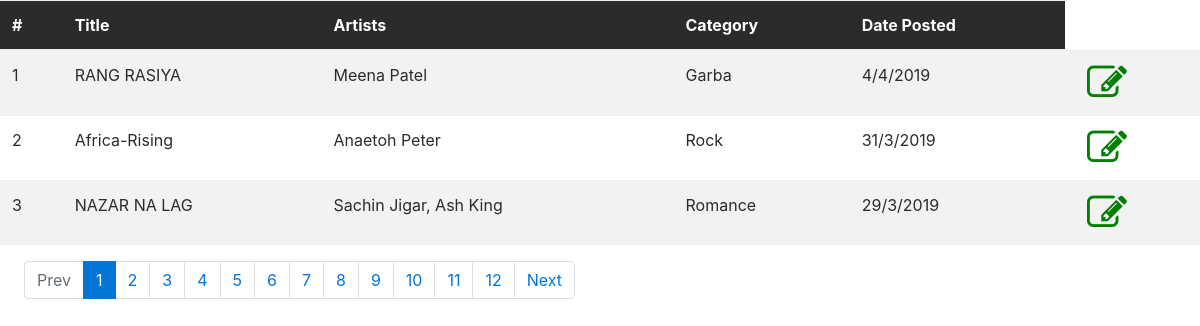
/admin/pagination.php, run on the app's committed database.
### tables this page shows
CREATE TABLE `music` (
  `id` int(11) NOT NULL,
  `name` text NOT NULL,
  `artist` text NOT NULL,
  `category_id` int(11) DEFAULT NULL,
  `album` text,
  `audio_path` text,
  `video_url` text,
  `type` text,
  `image_path` text,
  `lyrics` text,
  `date_added` date DEFAULT NULL
);

CREATE TABLE `categories` (
  `id` int(11) NOT NULL,
  `name` text,
  `image_path` text
);

### admin/pagination.php (the view, shortened to what this page needs)
<?php
$conn=mysqli_connect("localhost","root","","jingle_final");
?>
<!DOCTYPE html>
<html>
<head>
  <link rel="stylesheet" href="css/font-awesome.min.css">
  <link rel="stylesheet" href="css/bootstrap.css">
  <link rel="stylesheet" href="css/style.css">
</head>
</head>
<body>
	<table class="table table-striped" >
	<thead class="thead-inverse">
                  <tr>
                    <th>#</th>
                    <th>Title</th>
                    <th>Artists</th>
                    <th>Category</th>
                    <th>Date Posted</th>
                  </tr>
                </thead>
		<?php
		$perpage = 3;
		if(isset($_GET["page"])){
			$page = intval($_GET["page"]);
		}
		else {
			$page = 1;
		}
		$calc = $perpage * $page;
		$start = $calc - $perpage;
		$sql = "SELECT m.id id,@a:=@a+1 sr_no,m.name title,c.`name` category,DATE_FORMAT(m.`date_added`,'%e/%c/%Y') date_added, m.artist artist FROM music m ,categories c ,(SELECT @a:= $start ) a WHERE m.`category_id` = c.`id` ORDER BY m.`date_added` DESC LIMIT $start, $perpage";
		$result = mysqli_query($conn, $sql);
		$rows = mysqli_num_rows($result);
		echo "<tbody>";
		if($rows){
			while($post = mysqli_fetch_assoc($result)) {
				?>
					<tr>
                    <td><?=$post["sr_no"]?></td>
                    <td><?=$post["title"]?></td>
                    <td><?=$post["artist"]?></td>
                    <td><?=$post["category"]?></td>
                    <td><?=$post["date_added"]?></td>
                    <td><a href="details.php" class="fa fa-edit" ></a></td>
                  </tr>
				<?php
			}
		}
		?>
		</tbody>
	</table>
	<nav class="ml-4">
		<ul class="pagination">
			<?php
			if(isset($page)){
				$result = mysqli_query($conn,"select Count(*) As Total from music");
				$rows = mysqli_num_rows($result);
				if($rows){
					$rs = mysqli_fetch_assoc($result);
					$total = $rs["Total"];
				}
				$totalPages = ceil($total / $perpage);
				if($page <=1 ){
					echo "<li id='page_links' class='page-item disabled'><a href='#' class='page-link'>Prev</a></li>";
				}
				else{
					$j = $page - 1;
					echo "<li class='page-item'><a class='page-link' id='page_a_link' href='pagination.php?page=$j'> Prev</a></li>";
				}
				for($i=1; $i <= $totalPages; $i++){
					if($i<>$page){
						echo "<li class='page-item'><a class='page-link' id='page_a_link' href='pagination.php?page=$i'>$i</a></li>";
					}else{
						echo "<li id='page_links' class='page-item active'><a href='#' class='page-link'>$i</a></li>";
					}
				}
				if($page == $totalPages ){
					echo "<li id='page_links' class='page-item disabled'><a href='#' class='page-link'>Next </a></li>";
				}else{
					$j = $page + 1;
					echo "<li class='page-item'><a class='page-link' id='page_a_link' href='pagination.php?page=$j'>Next</a></li>";
				}
			}
			?>
		</ul>
	</nav>
	</body>
</html>

### data on the page
music: sr_no "1", name "RANG RASIYA", artist "Meena Patel", category.name "Garba", date_added "4/4/2019"
music: sr_no "2", name "Africa-Rising", artist "Anaetoh Peter", category.name "Rock", date_added "31/3/2019"
music: sr_no "3", name "NAZAR NA LAG", artist "Sachin Jigar, Ash King", category.name "Romance", date_added "29/3/2019"
